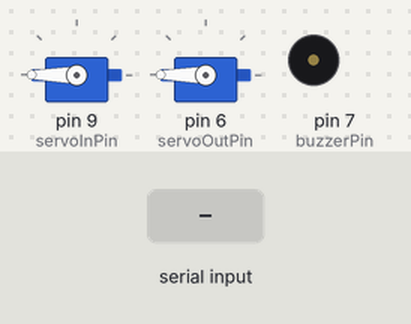
Recording of a sketch running on a simulated Arduino Uno, built with avr-gcc and run on an emulated ATmega328P. Parts: 2 × servo, buzzer (waves = sounding, pin HIGH). The test bench sets the inputs (shaded band). What the sketch prints to the serial monitor is not drawn.

Above: at 2.2 s.
2.3 s: "API_OK_MASUK\n" received over the second serial link
At 2.55 s:
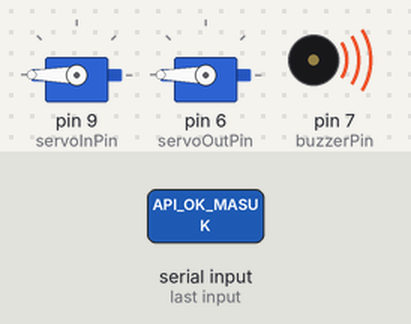
At 3.3 s:
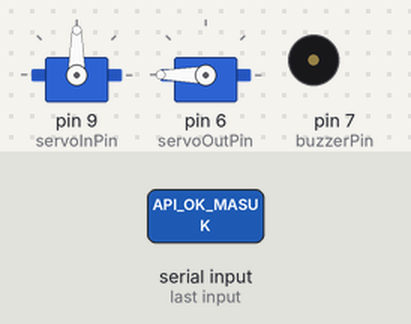
5.3 s: "API_OK_KELUAR\n" received over the second serial link
At 6.9 s:
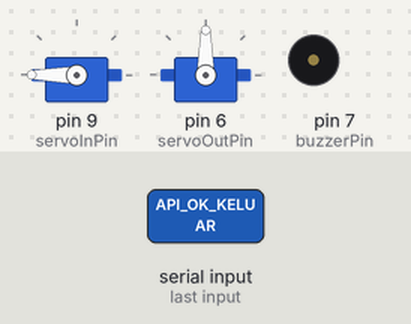
Timing chart, 0 to 9.4 s (numbered marks = the images above; inputs shaded):
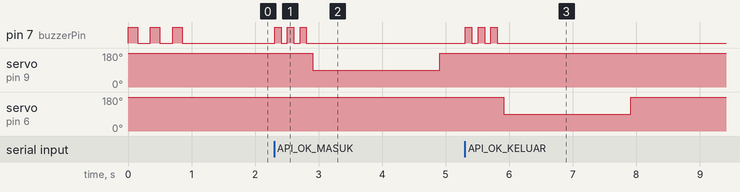

Measured:
- after the input at 2.3 s, pin 7 (buzzerPin): alternates HIGH for 0.10 s and LOW for 0.10 s, 6 changes in all, then stays LOW, starting at once; servo on pin 9 (servoInPin): 180° → 90° after 0.61 s, → 180° 2.0 s later
- after the input at 5.3 s, pin 7 (buzzerPin): alternates HIGH for 0.10 s and LOW for 0.10 s, 6 changes in all, then stays LOW, starting at once; servo on pin 6 (servoOutPin): 180° → 90° after 0.61 s, → 180° 2.0 s later

The sketch:

ArduinoUno.ino
```cpp
#include <SoftwareSerial.h>
#include <Servo.h>

// ===== Pin Komponen =====
const int buzzerPin = 7;
const int servoInPin = 9;
const int servoOutPin = 6;

// ===== Servo Object =====
Servo servoIn;
Servo servoOut;

// ===== Komunikasi Serial dengan ESP32 =====
const int txPin = 11;  // Arduino TX → ESP32 RX
const int rxPin = 12;  // Arduino RX → ESP32 TX
SoftwareSerial espSerial(rxPin, txPin);

// ===== Variabel =====
int peopleCount = 0;

// ===== Buzzer Functions =====
void makeBeep(int duration) {
  digitalWrite(buzzerPin, HIGH);
  delay(duration);
  digitalWrite(buzzerPin, LOW);
}

// Beep saat berhasil masuk/keluar
void buzzerSuccess() {
  for (int i = 0; i < 3; i++) {
    makeBeep(100);
    delay(100);
  }
}

// Beep saat gagal / API fail
void buzzerFail() {
  makeBeep(500);
}

// Beep saat register sukses
void buzzerRegister() {
  for (int i = 0; i < 4; i++) {
    makeBeep(150);
    delay(100);
  }
}

// Beep saat sistem siap
void buzzerReady() {
  for (int i = 0; i < 3; i++) {
    makeBeep(150);
    delay(200);
  }
}

// ===== Setup =====
void setup() {
  Serial.begin(9600);       // Debug di Serial Monitor
  espSerial.begin(9600);    // Serial komunikasi dengan ESP32

  pinMode(buzzerPin, OUTPUT);
  servoIn.attach(servoInPin);
  servoOut.attach(servoOutPin);

  // Servo default posisi tertutup
  servoIn.write(180);
  servoOut.write(180);

  // Sistem siap
  buzzerReady();
  Serial.println("[SYSTEM] Arduino Ready.");
  espSerial.println("ARDUINO_READY");  // Beri tahu ESP32
}

// ===== Loop =====
void loop() {
  if (espSerial.available()) {
    String cmd = espSerial.readStringUntil('\n');
    cmd.trim();
    if (cmd.length() == 0) return;

    Serial.print("[ESP CMD] ");
    Serial.println(cmd);

    // ===== UPDATE PEOPLE COUNT =====
    if (cmd.startsWith("PEOPLE_IN:")) {
      String countStr = cmd.substring(10);
      int count = countStr.toInt();
      if (count >= 0) {
        peopleCount = count;
        Serial.print("[INFO] People in room updated: ");
        Serial.println(peopleCount);
      }
    }

    // ===== ORANG MASUK =====
    else if (cmd == "API_OK_MASUK") {
      peopleCount++;
      Serial.print("[EVENT] Masuk ✔, Total: ");
      Serial.println(peopleCount);
      buzzerSuccess();

      servoIn.write(90);  // Servo pintu masuk terbuka
      delay(2000);
      servoIn.write(180); // Kembali tertutup
    }

    // ===== ORANG KELUAR =====
    else if (cmd == "API_OK_KELUAR") {
      if (peopleCount > 0) peopleCount--;
      Serial.print("[EVENT] Keluar ✔, Total: ");
      Serial.println(peopleCount);
      buzzerSuccess();

      servoOut.write(90);  // Servo pintu keluar terbuka
      delay(2000);
      servoOut.write(180); // Kembali tertutup
    }

    // ===== REGISTER SUKSES =====
    else if (cmd == "REGISTER_SUCCESS") {
      Serial.println("[EVENT] Register wajah ✔");
      buzzerRegister();
    }

    // ===== API FAIL =====
    else if (cmd == "API_FAIL") {
      Serial.println("[ERROR] API Fail ❌, coba lagi");
      buzzerFail();
    }

    // ===== READY =====
    else if (cmd == "BUZZER_READY") {
      Serial.println("[SYSTEM] ESP32 Ready, menunggu user...");
      buzzerReady();
    }

    // ===== UNKNOWN COMMAND =====
    else {
      Serial.print("[WARN] Unknown command: ");
      Serial.println(cmd);
    }
  }

  delay(20);
}
```
